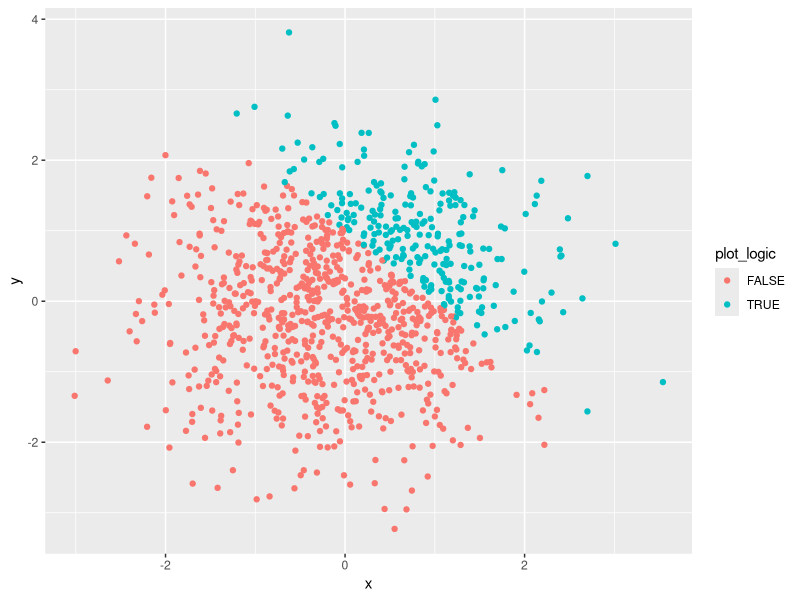
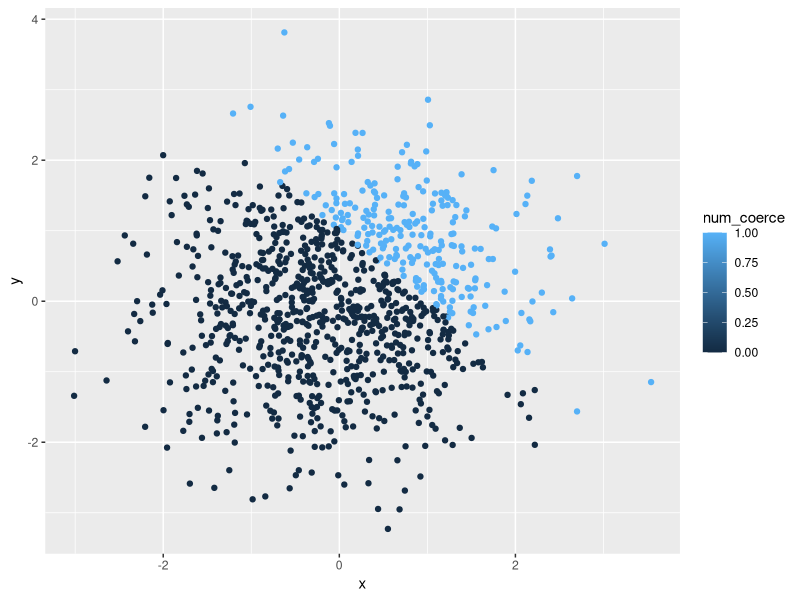
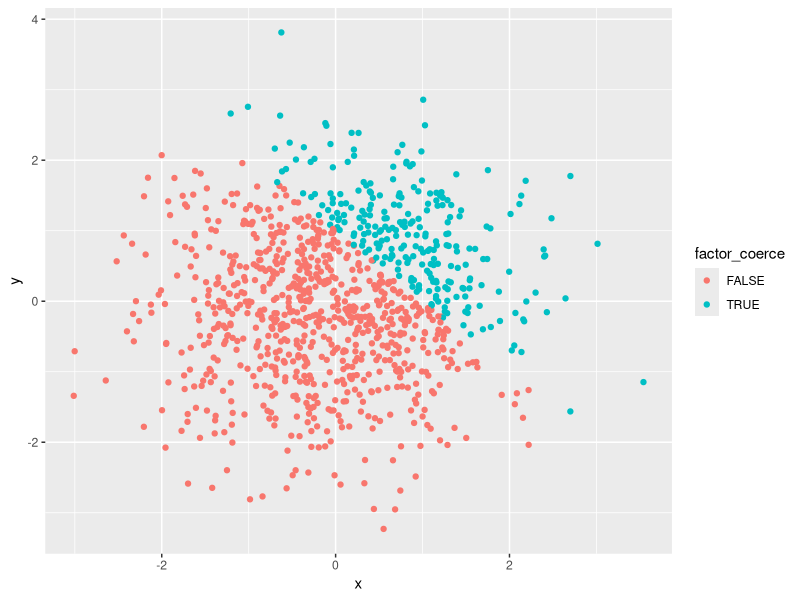
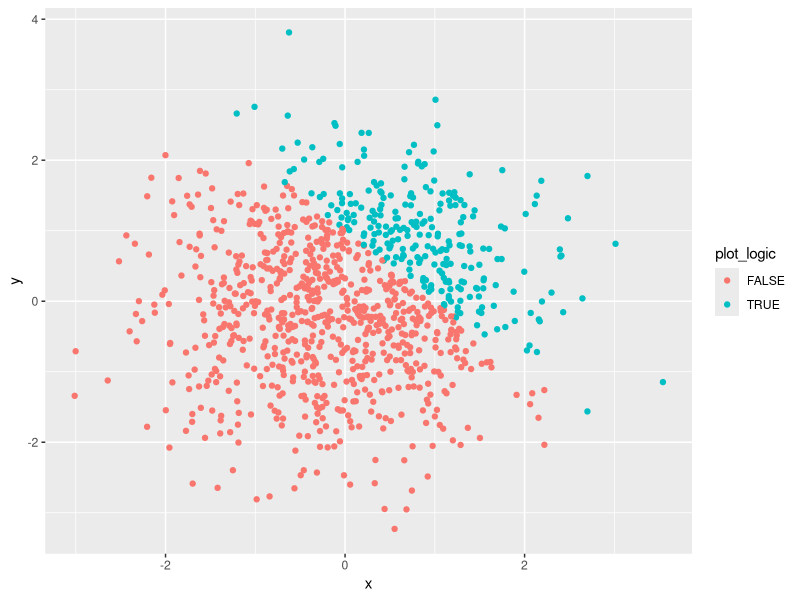

The R script that drew these images, in order:
## ---- chunk 1
knitr::opts_chunk$set(echo = TRUE)
library(tidyverse)
## ---- chunk 2
  problem1_df = tibble( 
    first_dist = runif(10, min = 0, max = 5),
    a_logical = first_dist > 2,
    b_char = c("blue", "green", "blue", "green", "blue", "green", "blue", "green", "blue", "green"),
    c_factor = factor(b_char)
)
## ---- chunk 3
as.numeric(problem1_df$a_logical)
as.numeric(problem1_df$b_char)
as.numeric(problem1_df$c_factor)
## ---- chunk 4
convert_char = as.factor(problem1_df$b_char)
as.numeric(convert_char)

convert_factor = as.character(problem1_df$c_factor)
as.numeric(convert_factor)
## ---- chunk 5
set.seed(10)

plot_df = tibble(
  x = rnorm(1000),
  y = rnorm(1000),
  plot_logic = x + y > 1,
  num_coerce = as.numeric(plot_logic),
  factor_coerce = as.factor(plot_logic)
  )
## ---- chunk 6
ggplot(plot_df, aes(x, y, color = plot_logic)) + geom_point()
## ---- chunk 7
ggsave("./Plot1_hw1.pdf")
## ---- chunk 8
ggplot(plot_df, aes(x, y, color = num_coerce)) + geom_point()
## ---- chunk 9
ggplot(plot_df, aes(x, y, color = factor_coerce)) + geom_point()
